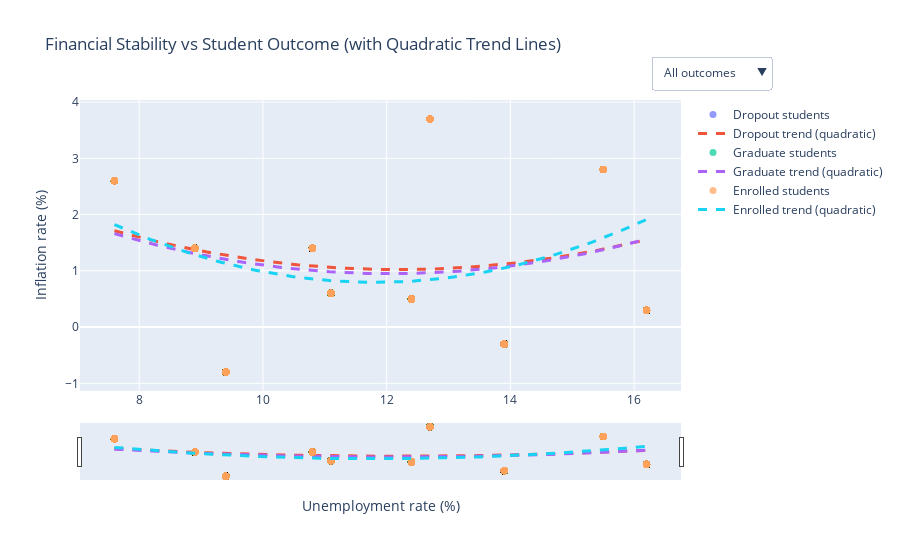

Notebook source saved alongside this figure:
### Code cell
import numpy as np
import pandas as pd
import plotly.graph_objects as go

# Load data (change path if needed)
df = pd.read_csv("data.csv", sep=";")

targets = df["Target"].dropna().unique()

fig1 = go.Figure()
trace_meta = []   # keep track of which trace belongs to which target

for t in targets:
    sub = df[df["Target"] == t].dropna(subset=["Unemployment rate", "Inflation rate"]).copy()
    
    # --- Scatter points ---
    fig1.add_trace(
        go.Scatter(
            x=sub["Unemployment rate"],
            y=sub["Inflation rate"],
            mode="markers",
            name=f"{t} students",
            marker=dict(size=7, opacity=0.7),
        )
    )
    trace_meta.append({"kind": "scatter", "target": t})
    
    # --- Quadratic regression curve y = a x^2 + b x + c ---
    if len(sub) > 3:
        x = sub["Unemployment rate"].values
        y = sub["Inflation rate"].values
        
        # Fit a 2nd-degree polynomial (curved trend line)
        coeffs = np.polyfit(x, y, deg=2)
        
        # Smooth x-range for line
        x_line = np.linspace(x.min(), x.max(), 100)
        y_line = np.polyval(coeffs, x_line)
        
        fig1.add_trace(
            go.Scatter(
                x=x_line,
                y=y_line,
                mode="lines",
                name=f"{t} trend (quadratic)",
                line=dict(width=3, dash="dash"),
            )
        )
        trace_meta.append({"kind": "trend", "target": t})

# ---- Dropdown for selecting outcome groups ----
num_traces = len(fig1.data)
buttons = []

# Show all
buttons.append(
    dict(
        label="All outcomes",
        method="update",
        args=[{"visible": [True] * num_traces}]
    )
)

# One button per target
for t in targets:
    visible = [(meta["target"] == t) for meta in trace_meta]
    buttons.append(
        dict(
            label=f"{t} only",
            method="update",
            args=[{"visible": visible}]
        )
    )

fig1.update_layout(
    title="Financial Stability vs Student Outcome (with Quadratic Trend Lines)",
    xaxis_title="Unemployment rate (%)",
    yaxis_title="Inflation rate (%)",
    hovermode="closest",
    updatemenus=[
        dict(
            type="dropdown",
            showactive=True,
            x=1.15,
            y=1.15,
            buttons=buttons
        )
    ]
)

# Optional: add range slider on x-axis
fig1.update_xaxes(rangeslider=dict(visible=True))

fig1.show()

### Figure 1 — Plotly figure (JSON) as saved in the notebook; plotly's stock layout.template omitted (floating-point values rounded to 4 significant figures; data arrays with more than 128 entries replaced by an {"elided": "..."} marker saying what was removed)
{"data": [{"marker": {"opacity": 0.7, "size": 7}, "mode": "markers", "name": "Dropout students", "type": "scatter", "x": {"elided": "1421 float values"}, "y": {"elided": "1421 float values"}}, {"line": {"dash": "dash", "width": 3}, "mode": "lines", "name": "Dropout trend (quadratic)", "type": "scatter", "x": [7.6, 7.687, 7.774, 7.861, 7.947, 8.034, 8.121, 8.208, 8.295, 8.382, 8.469, 8.556, 8.642, 8.729, 8.816, 8.903, 8.99, 9.077, 9.164, 9.251, 9.337, 9.424, 9.511, 9.598, 9.685, 9.772, 9.859, 9.945, 10.03, 10.12, 10.21, 10.29, 10.38, 10.47, 10.55, 10.64, 10.73, 10.81, 10.9, 10.99, 11.07, 11.16, 11.25, 11.34, 11.42, 11.51, 11.6, 11.68, 11.77, 11.86, 11.94, 12.03, 12.12, 12.2, 12.29, 12.38, 12.46, 12.55, 12.64, 12.73, 12.81, 12.9, 12.99, 13.07, 13.16, 13.25, 13.33, 13.42, 13.51, 13.59, 13.68, 13.77, 13.85, 13.94, 14.03, 14.12, 14.2, 14.29, 14.38, 14.46, 14.55, 14.64, 14.72, 14.81, 14.9, 14.98, 15.07, 15.16, 15.24, 15.33, 15.42, 15.51, 15.59, 15.68, 15.77, 15.85, 15.94, 16.03, 16.11, 16.2], "y": [1.712, 1.686, 1.66, 1.635, 1.611, 1.587, 1.564, 1.541, 1.518, 1.496, 1.475, 1.454, 1.433, 1.413, 1.394, 1.375, 1.356, 1.338, 1.321, 1.304, 1.287, 1.271, 1.255, 1.24, 1.226, 1.212, 1.198, 1.185, 1.173, 1.161, 1.149, 1.138, 1.128, 1.118, 1.108, 1.099, 1.09, 1.082, 1.075, 1.068, 1.061, 1.055, 1.05, 1.045, 1.04, 1.036, 1.032, 1.029, 1.027, 1.025, 1.023, 1.022, 1.021, 1.021, 1.022, 1.022, 1.024, 1.026, 1.028, 1.031, 1.034, 1.038, 1.043, 1.048, 1.053, 1.059, 1.065, 1.072, 1.079, 1.087, 1.096, 1.104, 1.114, 1.124, 1.134, 1.145, 1.156, 1.168, 1.18, 1.193, 1.207, 1.22, 1.235, 1.25, 1.265, 1.281, 1.297, 1.314, 1.331, 1.349, 1.367, 1.386, 1.405, 1.425, 1.446, 1.466, 1.488, 1.509, 1.532, 1.555]}, {"marker": {"opacity": 0.7, "size": 7}, "mode": "markers", "name": "Graduate students", "type": "scatter", "x": {"elided": "2209 float values"}, "y": {"elided": "2209 float values"}}, {"line": {"dash": "dash", "width": 3}, "mode": "lines", "name": "Graduate trend (quadratic)", "type": "scatter", "x": [7.6, 7.687, 7.774, 7.861, 7.947, 8.034, 8.121, 8.208, 8.295, 8.382, 8.469, 8.556, 8.642, 8.729, 8.816, 8.903, 8.99, 9.077, 9.164, 9.251, 9.337, 9.424, 9.511, 9.598, 9.685, 9.772, 9.859, 9.945, 10.03, 10.12, 10.21, 10.29, 10.38, 10.47, 10.55, 10.64, 10.73, 10.81, 10.9, 10.99, 11.07, 11.16, 11.25, 11.34, 11.42, 11.51, 11.6, 11.68, 11.77, 11.86, 11.94, 12.03, 12.12, 12.2, 12.29, 12.38, 12.46, 12.55, 12.64, 12.73, 12.81, 12.9, 12.99, 13.07, 13.16, 13.25, 13.33, 13.42, 13.51, 13.59, 13.68, 13.77, 13.85, 13.94, 14.03, 14.12, 14.2, 14.29, 14.38, 14.46, 14.55, 14.64, 14.72, 14.81, 14.9, 14.98, 15.07, 15.16, 15.24, 15.33, 15.42, 15.51, 15.59, 15.68, 15.77, 15.85, 15.94, 16.03, 16.11, 16.2], "y": [1.66, 1.633, 1.606, 1.58, 1.554, 1.529, 1.504, 1.48, 1.456, 1.433, 1.41, 1.388, 1.367, 1.346, 1.325, 1.305, 1.286, 1.267, 1.249, 1.231, 1.214, 1.197, 1.181, 1.166, 1.151, 1.136, 1.122, 1.109, 1.096, 1.084, 1.072, 1.061, 1.05, 1.04, 1.03, 1.021, 1.013, 1.005, 0.9972, 0.9903, 0.9839, 0.9781, 0.9728, 0.968, 0.9638, 0.9601, 0.957, 0.9544, 0.9524, 0.9509, 0.9499, 0.9495, 0.9496, 0.9502, 0.9514, 0.9532, 0.9554, 0.9583, 0.9616, 0.9655, 0.9699, 0.9749, 0.9804, 0.9865, 0.9931, 1.0, 1.008, 1.016, 1.025, 1.034, 1.044, 1.054, 1.065, 1.077, 1.089, 1.101, 1.114, 1.128, 1.142, 1.157, 1.172, 1.188, 1.204, 1.221, 1.239, 1.257, 1.275, 1.294, 1.314, 1.334, 1.354, 1.376, 1.397, 1.42, 1.442, 1.466, 1.49, 1.514, 1.539, 1.565]}, {"marker": {"opacity": 0.7, "size": 7}, "mode": "markers", "name": "Enrolled students", "type": "scatter", "x": {"elided": "794 float values"}, "y": {"elided": "794 float values"}}, {"line": {"dash": "dash", "width": 3}, "mode": "lines", "name": "Enrolled trend (quadratic)", "type": "scatter", "x": [7.6, 7.687, 7.774, 7.861, 7.947, 8.034, 8.121, 8.208, 8.295, 8.382, 8.469, 8.556, 8.642, 8.729, 8.816, 8.903, 8.99, 9.077, 9.164, 9.251, 9.337, 9.424, 9.511, 9.598, 9.685, 9.772, 9.859, 9.945, 10.03, 10.12, 10.21, 10.29, 10.38, 10.47, 10.55, 10.64, 10.73, 10.81, 10.9, 10.99, 11.07, 11.16, 11.25, 11.34, 11.42, 11.51, 11.6, 11.68, 11.77, 11.86, 11.94, 12.03, 12.12, 12.2, 12.29, 12.38, 12.46, 12.55, 12.64, 12.73, 12.81, 12.9, 12.99, 13.07, 13.16, 13.25, 13.33, 13.42, 13.51, 13.59, 13.68, 13.77, 13.85, 13.94, 14.03, 14.12, 14.2, 14.29, 14.38, 14.46, 14.55, 14.64, 14.72, 14.81, 14.9, 14.98, 15.07, 15.16, 15.24, 15.33, 15.42, 15.51, 15.59, 15.68, 15.77, 15.85, 15.94, 16.03, 16.11, 16.2], "y": [1.823, 1.781, 1.74, 1.699, 1.66, 1.622, 1.584, 1.547, 1.511, 1.476, 1.442, 1.409, 1.377, 1.345, 1.314, 1.285, 1.256, 1.228, 1.201, 1.175, 1.149, 1.125, 1.101, 1.078, 1.056, 1.036, 1.015, 0.9962, 0.9778, 0.9603, 0.9437, 0.928, 0.9132, 0.8992, 0.8861, 0.8739, 0.8625, 0.8521, 0.8425, 0.8338, 0.8259, 0.819, 0.8129, 0.8077, 0.8033, 0.7999, 0.7973, 0.7956, 0.7947, 0.7948, 0.7957, 0.7975, 0.8002, 0.8037, 0.8081, 0.8134, 0.8196, 0.8266, 0.8346, 0.8434, 0.853, 0.8636, 0.875, 0.8873, 0.9005, 0.9146, 0.9295, 0.9453, 0.962, 0.9796, 0.998, 1.017, 1.038, 1.059, 1.081, 1.103, 1.127, 1.152, 1.177, 1.203, 1.231, 1.259, 1.288, 1.317, 1.348, 1.38, 1.412, 1.445, 1.48, 1.515, 1.551, 1.588, 1.625, 1.664, 1.703, 1.744, 1.785, 1.827, 1.87, 1.914]}], "layout": {"hovermode": "closest", "title": {"text": "Financial Stability vs Student Outcome (with Quadratic Trend Lines)"}, "updatemenus": [{"buttons": [{"args": [{"visible": [true, true, true, true, true, true]}], "label": "All outcomes", "method": "update"}, {"args": [{"visible": [true, true, false, false, false, false]}], "label": "Dropout only", "method": "update"}, {"args": [{"visible": [false, false, true, true, false, false]}], "label": "Graduate only", "method": "update"}, {"args": [{"visible": [false, false, false, false, true, true]}], "label": "Enrolled only", "method": "update"}], "showactive": true, "type": "dropdown", "x": 1.15, "y": 1.15}], "xaxis": {"rangeslider": {"visible": true}, "title": {"text": "Unemployment rate (%)"}}, "yaxis": {"title": {"text": "Inflation rate (%)"}}}}
